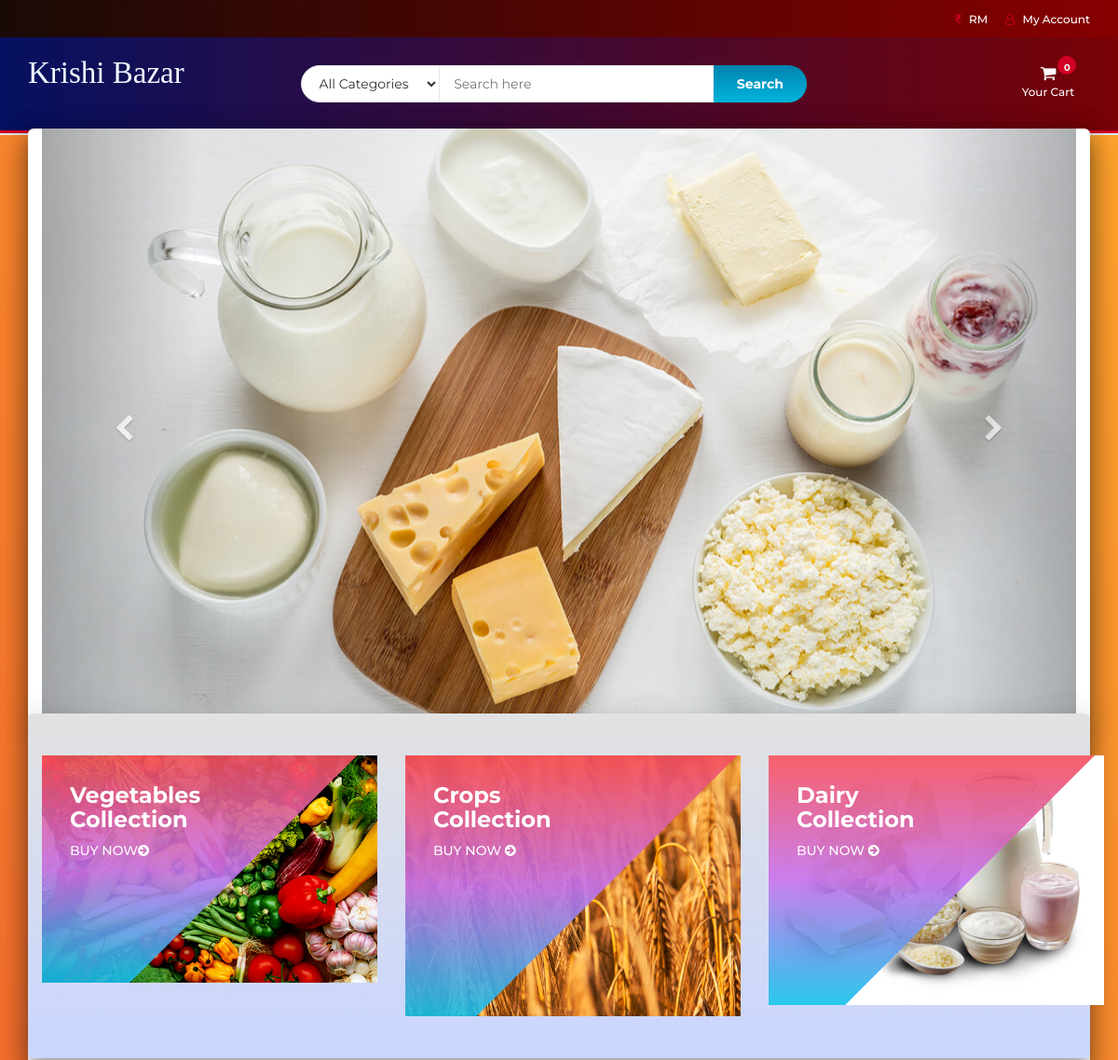
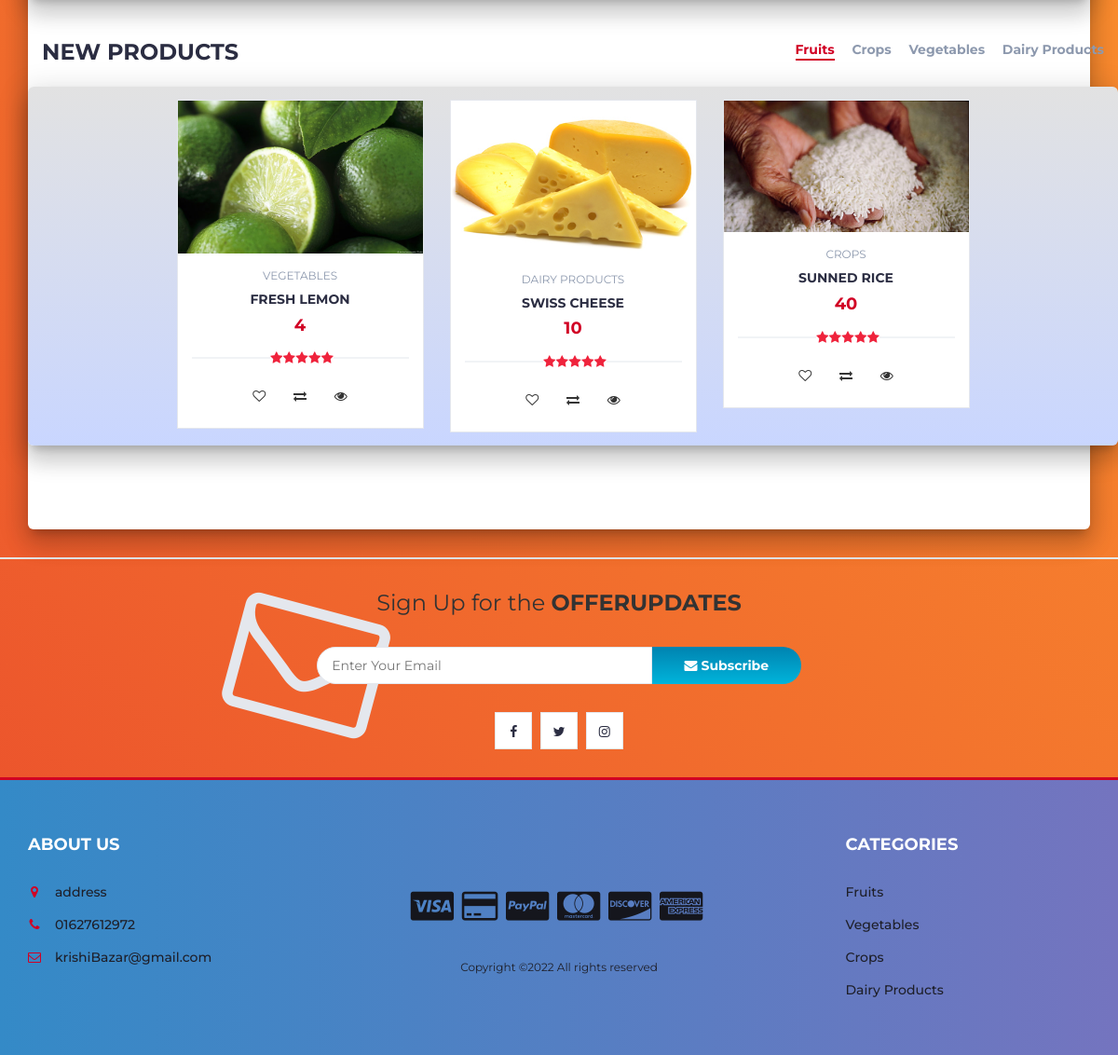
The page / on the database its author committed (2 pictures, top to bottom).
### tables this page shows
CREATE TABLE `products` (
  `product_id` int(100) NOT NULL,
  `product_owner` int(11) DEFAULT 32,
  `product_cat` int(100) NOT NULL,
  `product_brand` int(100) NOT NULL,
  `product_title` varchar(255) NOT NULL,
  `product_price` int(100) NOT NULL,
  `product_stock` int(11) NOT NULL DEFAULT 0,
  `product_desc` text NOT NULL,
  `product_image` text NOT NULL,
  `product_keywords` text NOT NULL
);

CREATE TABLE `categories` (
  `cat_id` int(100) NOT NULL,
  `cat_title` text NOT NULL
);

### index.php (called while the page is built)
<?php
include "header.php";
include "body.php";
include "newslettter.php";
include "footer.php";
?>

### body.php (the view, shortened to what this page needs)
   <div class="main main-raised">
        <div class="container mainn-raised" style="width:100%;">
  <div id="myCarousel" class="carousel slide" data-ride="carousel">
    <div class="carousel-inner">
      <div class="item active">
        <img src="img/dairy.jpg" alt="rice" style="width:100%;">
      </div>
    </div>
    <a class="left carousel-control _26sdfg" href="#myCarousel" data-slide="prev">
      <span class="glyphicon glyphicon-chevron-left"></span>
    </a>
    <a class="right carousel-control _26sdfg" href="#myCarousel" data-slide="next">
      <span class="glyphicon glyphicon-chevron-right"></span>
    </a>
  </div>
</div>
		<div class="section mainn mainn-raised">
			<div class="container">
				<div class="row">
					<div class="col-md-4 col-xs-6">
						<a href="product.php?p=24"><div class="shop">
							<div class="shop-img">
								<img src="./img/vegetable.jpg" alt="">
							</div>
							<div class="shop-body">
								<h3>Vegetables<br>Collection</h3>
								<a href="product.php?p=24" class="cta-btn">Buy now<i class="fa fa-arrow-circle-right"></i></a>
							</div>
						</div></a>
					</div>
					<div class="col-md-4 col-xs-6">
						<a href="product.php?p=51"><div class="shop">
							<div class="shop-img">
								<img src="./img/crop.jpg" alt="">
							</div>
							<div class="shop-body">
								<h3>Crops<br>Collection</h3>
								<a href="product.php?p=51" class="cta-btn">Buy now <i class="fa fa-arrow-circle-right"></i></a>
							</div>
                            </div></a>
					</div>
					<div class="col-md-4 col-xs-6">
						<a href="product.php?p=60"><div class="shop">
							<div class="shop-img">
								<img src="./img/Dairy1.jpg" alt="">
							</div>
							<div class="shop-body">
								<h3>Dairy<br>Collection</h3>
								<a href="product.php?p=60" class="cta-btn">Buy now <i class="fa fa-arrow-circle-right"></i></a>
							</div>
                            </div></a>
					</div>
				</div>
			</div>
		</div>
		<div class="section">
			<div class="container">
				<div class="row">
					<div class="col-md-12">
						<div class="section-title">
							<h3 class="title">New Products</h3>
							<div class="section-nav">
								<ul class="section-tab-nav tab-nav">
									<li class="active"><a data-toggle="tab" href="#tab1">Fruits</a></li>
									<li><a data-toggle="tab" href="#tab1">Crops</a></li>
									<li><a data-toggle="tab" href="#tab1">Vegetables</a></li>
									<li><a data-toggle="tab" href="#tab1">Dairy Products</a></li>
								</ul>
							</div>
						</div>
					</div>
					<div class="col-md-12 mainn mainn-raised">
						<div class="row">
							<div class="products-tabs">
								<div id="tab1" class="tab-pane active">
									<div class="products-slick" data-nav="#slick-nav-1" >
									<?php
                    include 'db.php';
					$product_query = "SELECT * FROM products,categories WHERE product_cat=cat_id AND product_id BETWEEN 70 AND 75";
                $run_query = mysqli_query($con,$product_query);
                if(mysqli_num_rows($run_query) > 0){
                    while($row = mysqli_fetch_array($run_query)){
                        $pro_id    = $row['product_id'];
                        $pro_title = $row['product_title'];
                        $pro_price = $row['product_price'];
                        $pro_image = $row['product_image'];
                        $cat_name = $row["cat_title"];
                        echo "
								<div class='product'>
									<a href='product.php?p=$pro_id'><div class='product-img'>
										<img src='product_images/$pro_image' style='max-height: 170px;' alt=''>
										<div class='product-label'>
										</div>
									</div></a>
									<div class='product-body'>
										<p class='product-category'>$cat_name</p>
										<h3 class='product-name header-cart-item-name'><a href='product.php?p=$pro_id'>$pro_title</a></h3>
										<h4 class='product-price header-cart-item-info'>$pro_price<del class='product-old-price'></del></h4>
										<div class='product-rating'>
											<i class='fa fa-star'></i>
											<i class='fa fa-star'></i>
											<i class='fa fa-star'></i>
											<i class='fa fa-star'></i>
											<i class='fa fa-star'></i>
										</div>
										<div class='product-btns'>
											<button class='add-to-wishlist'><i class='fa fa-heart-o'></i><span class='tooltipp'>add to wishlist</span></button>
											<button class='add-to-compare'><i class='fa fa-exchange'></i><span class='tooltipp'>add to compare</span></button>
											<button class='quick-view'><i class='fa fa-eye'></i><span class='tooltipp'>quick view</span></button>
										</div>
									</div>
									<div class='add-to-cart'>
										<button pid='$pro_id' id='product' class='add-to-cart-btn block2-btn-towishlist' href='#'><i class='fa fa-shopping-cart'></i> add to cart</button>
									</div>
								</div>
			";
		}
}
?>
									</div>
								</div>
							</div>
						</div>
					</div>
				</div>
			</div>
		</div>
		<div class="section">
							</div>
						</div>

### header.php (style rules this page uses)
.mainn-raised { margin: -7px 0px 0px; border-radius: 6px; box-shadow: 0 16px 24px 2px rgba(0, 0, 0, 0.14), 0 6px 30px 5px rgba(0, 0, 0, 0.12), 0 8px 10px -5px rgba(0, 0, 0, 0.2); }
.glyphicon { display: inline-block; font: normal normal normal 14px/1 FontAwesome; font-size: inherit; text-rendering: auto; -webkit-font-smoothing: antialiased; -moz-osx-font-smoothing: grayscale; }
.glyphicon-chevron-left:before { content:"\f053" }
.glyphicon-chevron-right:before { content:"\f054" }

### rows shown on the page
products: product_image (picture), categories.cat_title "VEGETABLES", product_title "FRESH LEMON", product_price "4"
products: product_image (picture), categories.cat_title "DAIRY PRODUCTS", product_title "SWISS CHEESE", product_price "10"
products: product_image (picture), categories.cat_title "CROPS", product_title "SUNNED RICE", product_price "40"
